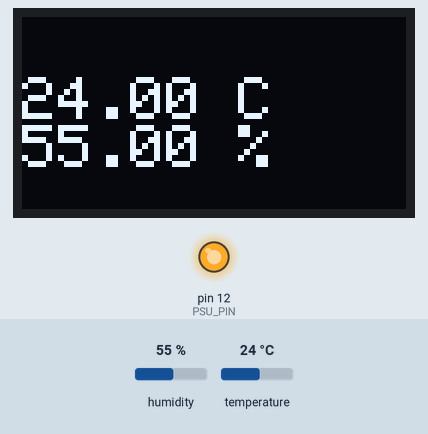
Bench run of a sketch on a simulated Arduino Uno, built with avr-gcc and run on an emulated ATmega328P. On the bench: 128×64 one-colour display, output pins drawn as LEDs (lit = HIGH). Inputs (shaded band) come from the test bench; at power-on: humidity 55 %, temperature 24 °C. The display library's start-up logo is not drawn; what the sketch prints to the serial monitor is not drawn.

Above: at 1.2 s.
1.3 s: humidity set to 22 %
At 3.3 s:
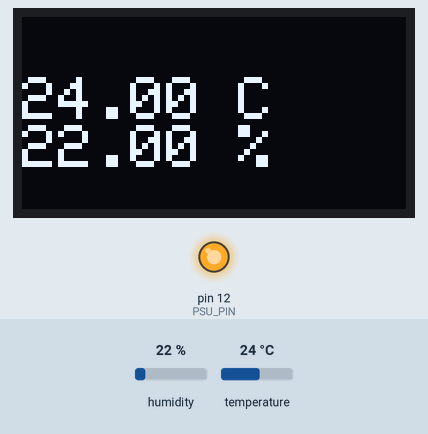
3.9 s: temperature set to 12 °C
At 5.9 s:
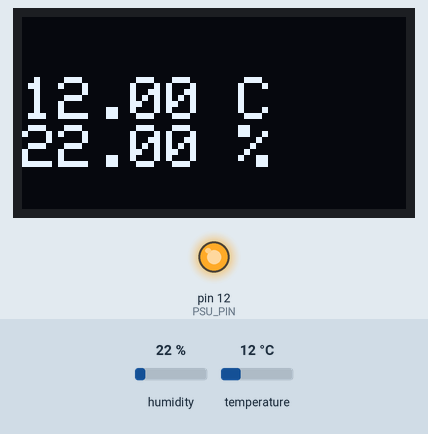
6.2 s: humidity set to 40 %
At 7.5 s:
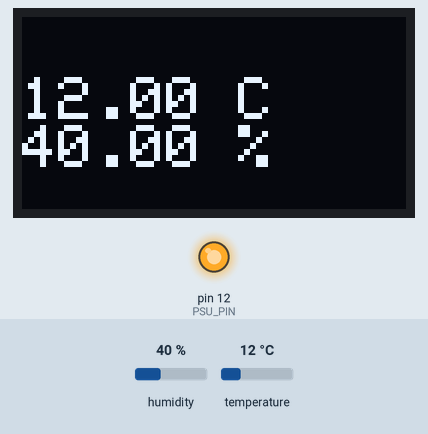
8.4 s: temperature set to 19 °C
At 10.2 s:
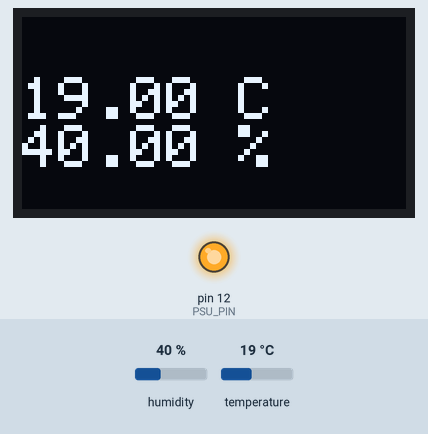
Timing chart, 0 to 11.7 s (numbered marks = the images above; inputs shaded):
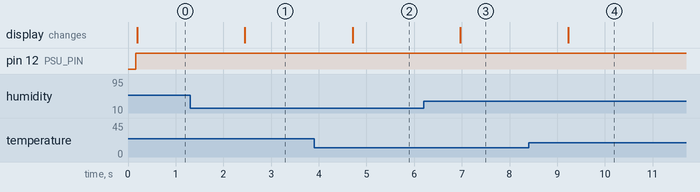

Measured:
- after the input at 1.3 s, the display: changes after 1.1 s (image 1)
- after the input at 3.9 s, the display: changes after 0.81 s (image 2)
- after the input at 6.2 s, the display: changes after 0.77 s (image 3)
- after the input at 8.4 s, the display: changes after 0.83 s (image 4)

The sketch:

temp_meter.ino
```cpp
#include <SHT31.h>
#include "Wire.h"
#include <arduino-timer.h>
#include <Adafruit_SSD1306.h>
#include <splash.h>
#include <OneWire.h>
#include <SPI.h>
#include <Wire.h>
#include <Adafruit_GFX.h>

#define SCREEN_WIDTH 128 // OLED display width, in pixels
#define SCREEN_HEIGHT 64 // OLED display height, in pixels
// Data wire is plugged into port 2 on the Arduino
#define ONE_WIRE_BUS 2
#define I2C_SDA 21
#define I2C_SCL 10

#define OLED_RESET -1       // Reset pin # (or -1 if sharing Arduino reset pin)
#define SCREEN_ADDRESS 0x3C ///< See datasheet for Address; 0x3D for 128x64, 0x3C for 128x32
#define PSU_PIN 12
#define TARGET_TEMP 82

// Setup a oneWire instance to communicate with any OneWire devices (not just Maxim/Dallas temperature ICs)
// OneWire oneWire(ONE_WIRE_BUS);

// Pass our oneWire reference to Dallas Temperature.
// DallasTemperature sensors(&oneWire);

Adafruit_SSD1306 display(SCREEN_WIDTH, SCREEN_HEIGHT, &Wire, OLED_RESET);
boolean psuOn = false;
boolean tempThreasReached = false;
auto timer = timer_create_default();
bool timerSet = false;
int tempThesh = 3;
SHT31 sht;
/*
 * The setup function. We only start the sensors here
 */

void setup_display()
{

    // SSD1306_SWITCHCAPVCC = generate display voltage from 3.3V internally
    if (!display.begin(SSD1306_SWITCHCAPVCC, SCREEN_ADDRESS))
    {
        Serial.println(F("SSD1306 allocation failed"));
        for (;;)
            ;
    }

    // Show initial display buffer contents on the screen --
    // the library initializes this with an Adafruit splash screen.
    display.display();

    display.setTextSize(2);
    Serial.println("Display Inited");
    display.setTextColor(WHITE);
}
void setupSht()
{
    Wire.begin(0x44);
    sht.begin(); // Sensor I2C Address
    Serial.println("sht Inited");
}

void setupPsu()
{
    pinMode(PSU_PIN, OUTPUT);
    digitalWrite(PSU_PIN, LOW);
}
void setup(void)
{

#ifdef ESP32
    Wire.setPins(21, 10);
#endif

    Serial.begin(115200);
    Serial.println("Filament Dryer");

    setup_display();
    setupSht();
    setupPsu();
    // start serial port
}

boolean withinThreashold(float temp)
{
    return temp >= TARGET_TEMP - tempThesh;
}

void turnOffPsu()
{
    digitalWrite(PSU_PIN, LOW);
    psuOn = false;
    Serial.println("Turned off PSU");
}
bool timerTurnOffPsu(void *arg)
{
    digitalWrite(PSU_PIN, LOW);
    psuOn = false;
    Serial.println("Turned off PSU from 3 sec timer");
    return true;
}

void turnOnPsu()
{
    if (!psuOn)
    {
        digitalWrite(PSU_PIN, HIGH);
        psuOn = true;
        Serial.println("Turned on PSU");
    }
}

float getTemp()
{
    return sht.getTemperature();
    // sensors.requestTemperatures(); // Send the command to get temperatures
    // int tempC = 0;
    // if (tempC == DEVICE_DISCONNECTED_C)
    // {
    //     return 0.0;
    // }
    // return sensors.getTempCByIndex(0);
}
boolean turnOnIfTempNotReached(void *argument)
{
    Serial.println("Inside Timer");
    float temp = getTemp();
    timerSet = false;
    if (temp >= TARGET_TEMP)
    {
        // temp reached our target. So heating element can remain off
        return false;
    }
    else
    {
        turnOnPsu();
        // schedune new timer
        timer.in(3000, timerTurnOffPsu);
    }
    return false;
}

void display_temp(float temp)
{
    // Serial.print("Temp: ");
    // Serial.println(temp);
    // sensors.requestTemperatures(); // Send the command to get temperatures
    // float rtdTemp = sensors.getTempCByIndex(0);
    display.setCursor(0, 20);
    display.print(temp);
    display.println(" C");
}

void loop(void)
{
    timer.tick();
    display.clearDisplay();

    // display_temp(30.0);


    // delay(2000);
    // return;
    sht.read();

    Serial.print("Temperature:");
    Serial.print(sht.getTemperature(), 1);

    float hum = sht.getHumidity();
    Serial.print(",");
    Serial.print("Humidity:");
    Serial.println(hum, 1);

    float tempC = getTemp();

    // if its within threadshold 80-8
    // turn off and wait for 15 seconds
    // if temp not reached target then turn on again for 3 second
    if (withinThreashold(tempC))
    {
        tempThesh = 5;
        // register in timer. So it can check in 5 seconds
        Serial.println("within threashold");

        if (!timerSet)
        {
            turnOffPsu();
            timer.in(15000, turnOnIfTempNotReached);
            timerSet = true;
        }
    }
    else if (!timerSet)
    {
        turnOnPsu();
    }
    display.clearDisplay();
    display_temp(tempC);
    display.print(hum);
    display.println(" %");
    display.display();

    delay(1000);
}
```
